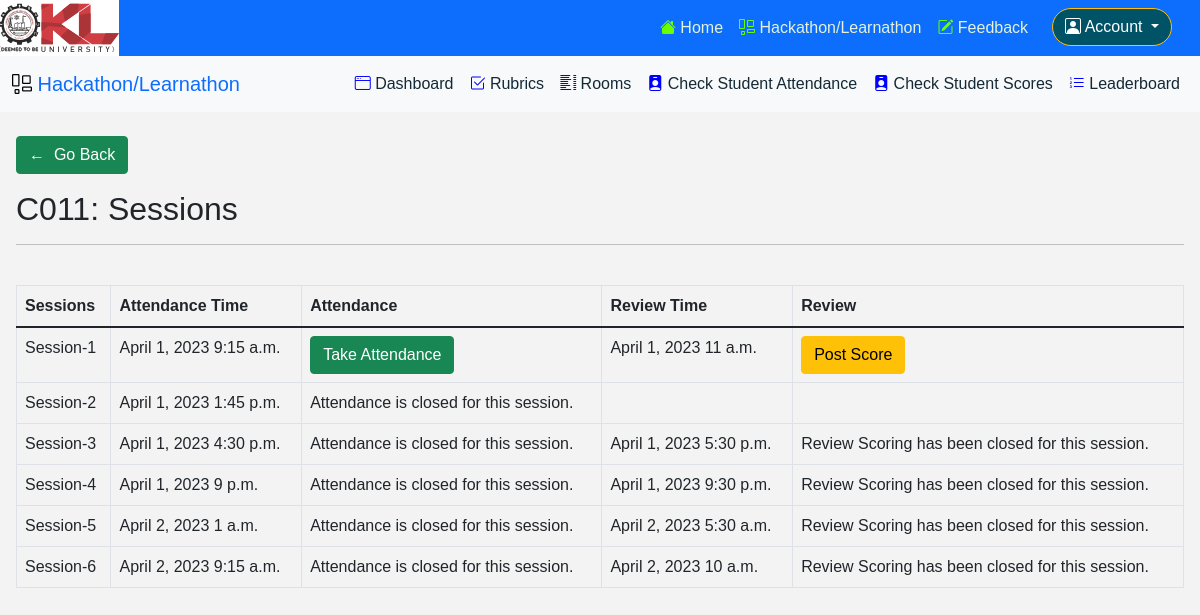
Page /hackathon/rooms/C011 (signed in) on the committed database.
### pages/models.py (models this page shows, shortened)
class Room(models.Model):
    choices = (
        ('Ground Floor', 'Ground Floor'),
        ('First Floor', 'First Floor'),
        ('Second Floor', 'Second Floor'),
        ('Third Floor', 'Third Floor'),
        ('Fourth Floor', 'Fourth Floor'),
        ('Fifth Floor', 'Fifth Floor'),
        ('Sixth Floor', 'Sixth Floor'),
        ('NIL', 'NIL'),
    )
    number = models.CharField(max_length=10, unique=True)
    floor = models.CharField(choices=choices, max_length=255)

class Review(models.Model):
    number = models.IntegerField()
    instructions = models.TextField()
    questions = models.TextField()
    score_required = models.BooleanField(default=True)
    time_of_attendance = models.TimeField(null=True)
    time_of_review = models.TimeField()
    date_of_review = models.DateField()
    attendance_open = models.BooleanField(default=True)
    scoring_open = models.BooleanField(default=True)
    team_progress_open = models.BooleanField(default=True)

### learnathon/views.py (the view)
# urls.py: path('rooms/<str:room_no>', review_page, name='learnathon_review_page'),
def review_page(request, room_no):
    if not request.user.is_authenticated:
        return redirect('login')
    user_groups = request.user.groups.all()
    faculty_group = Group.objects.filter(name='FACULTY').first()
    if faculty_group not in user_groups:
        return redirect('home')
    reviews = Review.objects.all()
    room = Room.objects.get(number=room_no)
    context = {'room': room, 'reviews': reviews}
    return render(request, 'learnathon/review_page.html', context=context)

### learnathon/templatetags/has_group.py (called while the page is built)
@register.filter(name='has_group')
def has_group(user, group_name):
    return user.groups.filter(name=group_name).exists()

### learnathon/templates/learnathon/review_page.html (shortened to what this page needs)
{% extends 'learnathon/base.html' %}
{% block content %}
<br />
<div class="mx-3">
<a class="btn btn-success" href="{% url 'learnathon_rooms' %}">&larr;&nbsp;&nbsp;Go Back</a>
<h2 class="my-3"> {{room.number}}: Sessions </h2>
<hr /><br />
<table class="table table-bordered table-hover">
    <thead>
      <tr>
        <th scope="col">Sessions</th>
        <th scope="col">Attendance Time</th>
        <th scope="col">Attendance</th>
        <th scope="col">Review Time</th>
        <th scope="col">Review</th>
      </tr>
    </thead>
    <tbody>
      {% for review in reviews %}
      <tr>
        <td>Session-{{review.number}}</td>
        <td>{{review.date_of_review}} {{review.time_of_attendance}}</td>
        <td>
        {% if review.attendance_open %}
        <a class="btn btn-success" href="{% url 'learnathon_review_room_attendance' number=review.number room_no=room.number %}">Take Attendance</a>
        {% else %}
        Attendance is closed for this session.
        {% endif %}
        </td>
        <td>{% if review.score_required %}{{review.date_of_review}} {{review.time_of_review}}{% endif %}</td>
        <td>
        {% if review.score_required and review.scoring_open %}
        <a class="btn btn-warning" href="{% url 'learnathon_review_score_post' review_no=review.number room_no=room.number %}">Post Score</a>
        {% else %}
        {% if review.score_required and not review.scoring_open %}
        Review Scoring has been closed for this session.
        {% endif %}
        {% endif %}
        </td>
      </tr>
      {% endfor %}
    </tbody>
  </table>
</div>
{% endblock content %}

### static/css/main.css (style rules this page uses)
* { margin: 0; padding: 0; box-sizing: border-box; font-family: 'Montserrat', sans-serif; }
body { background: #f3f3f3; }

### rows in the picture
Room: number "C011"
Review: number "1", date_of_review "April 1, 2023", time_of_attendance "9:15 a.m.", attendance_open "Take Attendance", time_of_review "11 a.m.", score_required "Post Score"
Review: number "2", date_of_review "April 1, 2023", time_of_attendance "1:45 p.m.", attendance_open "Attendance is closed for this session."
Review: number "3", date_of_review "April 1, 2023", time_of_attendance "4:30 p.m.", attendance_open "Attendance is closed for this session.", time_of_review "5:30 p.m.", shows "Review Scoring has been closed for this session."
Review: number "4", date_of_review "April 1, 2023", time_of_attendance "9 p.m.", attendance_open "Attendance is closed for this session.", time_of_review "9:30 p.m.", shows "Review Scoring has been closed for this session."
Review: number "5", date_of_review "April 2, 2023", time_of_attendance "1 a.m.", attendance_open "Attendance is closed for this session.", time_of_review "5:30 a.m.", shows "Review Scoring has been closed for this session."
Review: number "6", date_of_review "April 2, 2023", time_of_attendance "9:15 a.m.", attendance_open "Attendance is closed for this session.", time_of_review "10 a.m.", shows "Review Scoring has been closed for this session."
